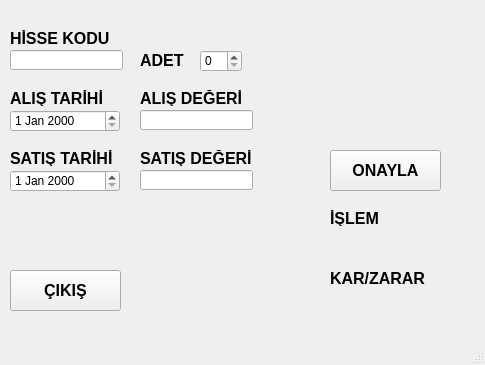
<?xml version="1.0" encoding="UTF-8"?>
<ui version="4.0">
 <class>MainWindow</class>
 <widget class="QMainWindow" name="MainWindow">
  <property name="geometry">
   <rect>
    <x>0</x>
    <y>0</y>
    <width>485</width>
    <height>365</height>
   </rect>
  </property>
  <property name="windowTitle">
   <string>MainWindow</string>
  </property>
  <property name="styleSheet">
   <string notr="true"/>
  </property>
  <widget class="QWidget" name="centralwidget">
   <widget class="QPushButton" name="btn_onayla">
    <property name="geometry">
     <rect>
      <x>330</x>
      <y>150</y>
      <width>111</width>
      <height>41</height>
     </rect>
    </property>
    <property name="font">
     <font>
      <pointsize>12</pointsize>
      <weight>75</weight>
      <bold>true</bold>
     </font>
    </property>
    <property name="text">
     <string>ONAYLA</string>
    </property>
   </widget>
   <widget class="QLabel" name="label">
    <property name="geometry">
     <rect>
      <x>140</x>
      <y>90</y>
      <width>111</width>
      <height>16</height>
     </rect>
    </property>
    <property name="font">
     <font>
      <pointsize>12</pointsize>
      <weight>75</weight>
      <bold>true</bold>
     </font>
    </property>
    <property name="text">
     <string>ALIŞ DEĞERİ</string>
    </property>
   </widget>
   <widget class="QLabel" name="label_2">
    <property name="geometry">
     <rect>
      <x>140</x>
      <y>150</y>
      <width>131</width>
      <height>16</height>
     </rect>
    </property>
    <property name="font">
     <font>
      <pointsize>12</pointsize>
      <weight>75</weight>
      <bold>true</bold>
     </font>
    </property>
    <property name="text">
     <string>SATIŞ DEĞERİ</string>
    </property>
   </widget>
   <widget class="QLineEdit" name="txt_alis">
    <property name="geometry">
     <rect>
      <x>140</x>
      <y>110</y>
      <width>113</width>
      <height>20</height>
     </rect>
    </property>
   </widget>
   <widget class="QLineEdit" name="txt_satis">
    <property name="geometry">
     <rect>
      <x>140</x>
      <y>170</y>
      <width>113</width>
      <height>20</height>
     </rect>
    </property>
    <property name="text">
     <string/>
    </property>
   </widget>
   <widget class="QLabel" name="label_3">
    <property name="geometry">
     <rect>
      <x>330</x>
      <y>270</y>
      <width>111</width>
      <height>16</height>
     </rect>
    </property>
    <property name="font">
     <font>
      <pointsize>12</pointsize>
      <weight>75</weight>
      <bold>true</bold>
     </font>
    </property>
    <property name="text">
     <string>KAR/ZARAR</string>
    </property>
   </widget>
   <widget class="QLabel" name="lbl_karzarar">
    <property name="geometry">
     <rect>
      <x>340</x>
      <y>290</y>
      <width>71</width>
      <height>16</height>
     </rect>
    </property>
    <property name="palette">
     <palette>
      <active>
       <colorrole role="WindowText">
        <brush brushstyle="SolidPattern">
         <color alpha="255">
          <red>0</red>
          <green>0</green>
          <blue>255</blue>
         </color>
        </brush>
       </colorrole>
      </active>
      <inactive>
       <colorrole role="WindowText">
        <brush brushstyle="SolidPattern">
         <color alpha="255">
          <red>0</red>
          <green>0</green>
          <blue>255</blue>
         </color>
        </brush>
       </colorrole>
      </inactive>
      <disabled>
       <colorrole role="WindowText">
        <brush brushstyle="SolidPattern">
         <color alpha="255">
          <red>120</red>
          <green>120</green>
          <blue>120</blue>
         </color>
        </brush>
       </colorrole>
      </disabled>
     </palette>
    </property>
    <property name="font">
     <font>
      <pointsize>9</pointsize>
      <weight>75</weight>
      <bold>true</bold>
     </font>
    </property>
    <property name="text">
     <string/>
    </property>
   </widget>
   <widget class="QLabel" name="label_5">
    <property name="geometry">
     <rect>
      <x>10</x>
      <y>30</y>
      <width>111</width>
      <height>16</height>
     </rect>
    </property>
    <property name="font">
     <font>
      <pointsize>12</pointsize>
      <weight>75</weight>
      <bold>true</bold>
     </font>
    </property>
    <property name="text">
     <string>HİSSE KODU</string>
    </property>
   </widget>
   <widget class="QLineEdit" name="txt_hissekodu">
    <property name="geometry">
     <rect>
      <x>10</x>
      <y>50</y>
      <width>113</width>
      <height>20</height>
     </rect>
    </property>
   </widget>
   <widget class="QLabel" name="label_6">
    <property name="geometry">
     <rect>
      <x>10</x>
      <y>90</y>
      <width>111</width>
      <height>16</height>
     </rect>
    </property>
    <property name="font">
     <font>
      <pointsize>12</pointsize>
      <weight>75</weight>
      <bold>true</bold>
     </font>
    </property>
    <property name="text">
     <string>ALIŞ TARİHİ</string>
    </property>
   </widget>
   <widget class="QLabel" name="label_7">
    <property name="geometry">
     <rect>
      <x>10</x>
      <y>150</y>
      <width>121</width>
      <height>16</height>
     </rect>
    </property>
    <property name="font">
     <font>
      <pointsize>12</pointsize>
      <weight>75</weight>
      <bold>true</bold>
     </font>
    </property>
    <property name="text">
     <string>SATIŞ TARİHİ</string>
    </property>
   </widget>
   <widget class="QDateEdit" name="date_alis">
    <property name="geometry">
     <rect>
      <x>10</x>
      <y>110</y>
      <width>110</width>
      <height>22</height>
     </rect>
    </property>
   </widget>
   <widget class="QDateEdit" name="date_satis">
    <property name="geometry">
     <rect>
      <x>10</x>
      <y>170</y>
      <width>110</width>
      <height>22</height>
     </rect>
    </property>
   </widget>
   <widget class="QLabel" name="label_8">
    <property name="geometry">
     <rect>
      <x>330</x>
      <y>210</y>
      <width>51</width>
      <height>16</height>
     </rect>
    </property>
    <property name="font">
     <font>
      <pointsize>12</pointsize>
      <weight>75</weight>
      <bold>true</bold>
     </font>
    </property>
    <property name="text">
     <string>İŞLEM</string>
    </property>
   </widget>
   <widget class="QLabel" name="lbl_islemonayi">
    <property name="geometry">
     <rect>
      <x>390</x>
      <y>210</y>
      <width>161</width>
      <height>16</height>
     </rect>
    </property>
    <property name="font">
     <font>
      <pointsize>12</pointsize>
      <weight>75</weight>
      <bold>true</bold>
     </font>
    </property>
    <property name="text">
     <string/>
    </property>
   </widget>
   <widget class="QPushButton" name="btn_cikis">
    <property name="geometry">
     <rect>
      <x>10</x>
      <y>270</y>
      <width>111</width>
      <height>41</height>
     </rect>
    </property>
    <property name="font">
     <font>
      <pointsize>12</pointsize>
      <weight>75</weight>
      <bold>true</bold>
     </font>
    </property>
    <property name="text">
     <string>ÇIKIŞ</string>
    </property>
   </widget>
   <widget class="QLabel" name="label_4">
    <property name="geometry">
     <rect>
      <x>140</x>
      <y>50</y>
      <width>51</width>
      <height>21</height>
     </rect>
    </property>
    <property name="font">
     <font>
      <pointsize>12</pointsize>
      <weight>75</weight>
      <bold>true</bold>
     </font>
    </property>
    <property name="text">
     <string>ADET</string>
    </property>
   </widget>
   <widget class="QSpinBox" name="txt_adet">
    <property name="geometry">
     <rect>
      <x>200</x>
      <y>50</y>
      <width>42</width>
      <height>22</height>
     </rect>
    </property>
   </widget>
  </widget>
  <widget class="QMenuBar" name="menubar">
   <property name="geometry">
    <rect>
     <x>0</x>
     <y>0</y>
     <width>485</width>
     <height>21</height>
    </rect>
   </property>
  </widget>
  <widget class="QStatusBar" name="statusbar"/>
 </widget>
 <resources/>
 <connections/>
</ui>
